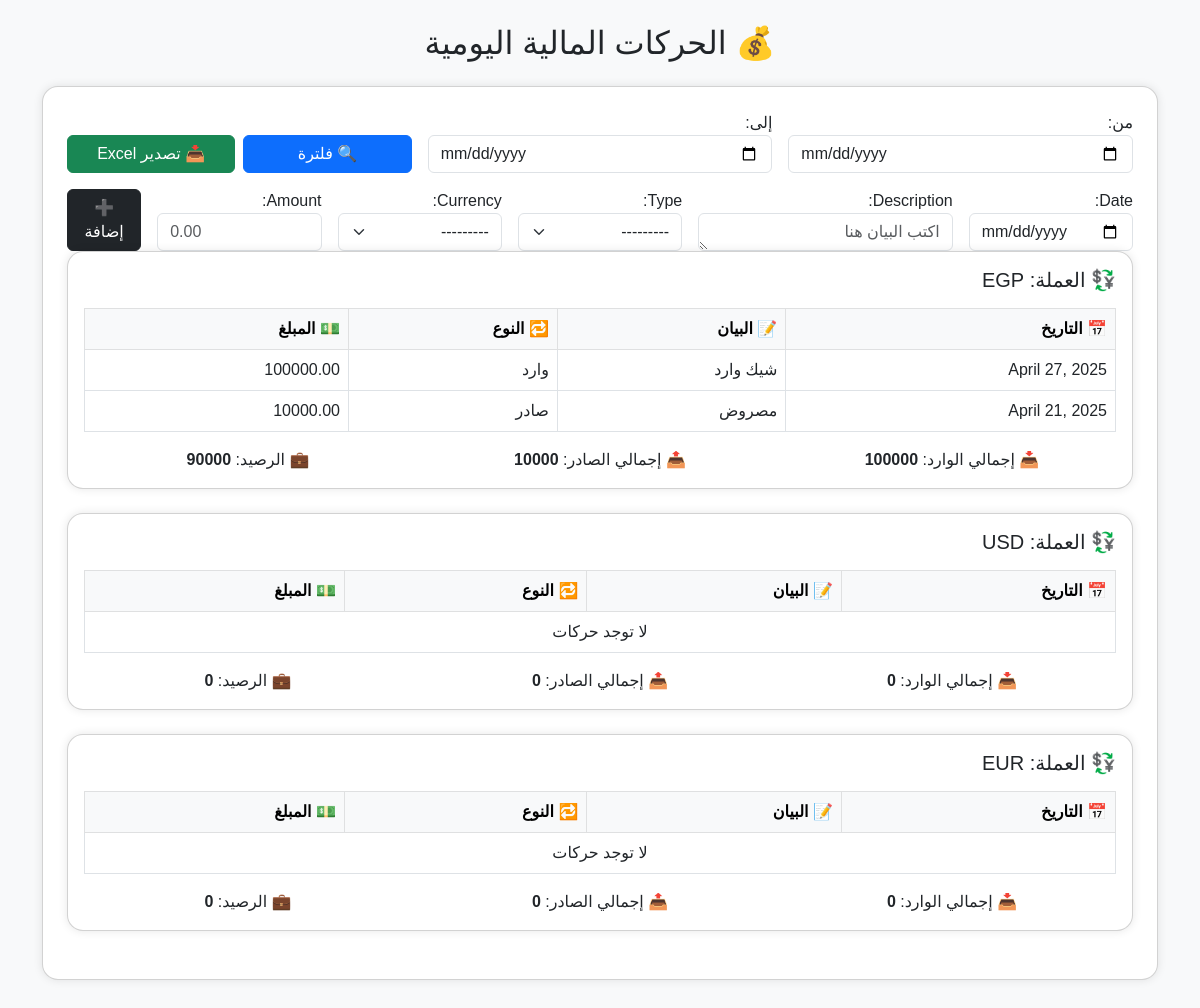
Page /transaction_list on the committed database.
### marine/models.py (models this page shows, shortened)
class Transaction(models.Model):
    date = models.DateField()
    description = models.TextField()
    type = models.CharField(max_length=3, choices=TYPE_CHOICES)
    currency = models.CharField(max_length=3, choices=CURRENCY_CHOICES)
    amount = models.DecimalField(max_digits=12, decimal_places=2)

### marine/views.py (the view)
# urls.py: path('transaction_list', views.transaction_list, name='transaction_list'),
def transaction_list(request):
    form = TransactionForm(request.POST or None)
    if request.method == 'POST' and form.is_valid():
        form.save()
        return redirect('transaction_list')
    transactions = Transaction.objects.all()
    from_date = request.GET.get('from')
    to_date = request.GET.get('to')
    if from_date and to_date:
        transactions = transactions.filter(date__range=[from_date, to_date])
    currencies = ['EGP', 'USD', 'EUR']
    data_by_currency = {}
    for curr in currencies:
        txs = transactions.filter(currency=curr)
        total_in = txs.filter(type='in').aggregate(Sum('amount'))['amount__sum'] or 0
        total_out = txs.filter(type='out').aggregate(Sum('amount'))['amount__sum'] or 0
        balance = total_in - total_out
        data_by_currency[curr] = {
            'transactions': txs,
            'in': total_in,
            'out': total_out,
            'balance': balance
        }
    return render(request, 'transactions.html', {
        'form': form,
        'data_by_currency': data_by_currency,
        'from_date': from_date,
        'to_date': to_date
    })

### marine/forms.py
class TransactionForm(forms.ModelForm):
    class Meta:
        model = Transaction
        fields = ['date', 'description', 'type', 'currency', 'amount']
        widgets = {
            'date': forms.DateInput(attrs={'class': 'form-control', 'type': 'date'}),
            'description': forms.Textarea(attrs={'class': 'form-control', 'rows': 1, 'placeholder': 'اكتب البيان هنا'}),
            'type': forms.Select(attrs={'class': 'form-select'}),
            'currency': forms.Select(attrs={'class': 'form-select'}),
            'amount': forms.NumberInput(attrs={'class': 'form-control', 'placeholder': '0.00'}),
        }

### templates/transactions.html (shortened to what this page needs)
<!DOCTYPE html>
<html lang="ar" dir="rtl">
<head>
    <link href="https://cdn.jsdelivr.net/npm/bootstrap@5.3.0/dist/css/bootstrap.rtl.min.css" rel="stylesheet">
</head>
<body class="container py-4">
    <h2 class="mb-4 text-center">💰 الحركات المالية اليومية</h2>
    <div class="card p-4">
        <form method="get" class="row g-3 mb-3">
            <div class="col-md-4">
                <label>من:</label>
                <input type="date" name="from" class="form-control" value="{{ from_date }}">
            </div>
            <div class="col-md-4">
                <label>إلى:</label>
                <input type="date" name="to" class="form-control" value="{{ to_date }}">
            </div>
            <div class="col-md-4 align-self-end d-flex gap-2">
                <button type="submit" class="btn btn-primary w-50">🔍 فلترة</button>
                <a href="{% url 'export_transactions_excel' %}?from={{ from_date }}&to={{ to_date }}" class="btn btn-success w-50">📥 تصدير Excel</a>
            </div>
        </form>
        <form method="post">
            <div class="row g-3 align-items-end">
                <div class="col-md-2">
                    {{ form.date.label_tag }} {{ form.date }}
                </div>
                <div class="col-md-3">
                    {{ form.description.label_tag }} {{ form.description }}
                </div>
                <div class="col-md-2">
                    {{ form.type.label_tag }} {{ form.type }}
                </div>
                <div class="col-md-2">
                    {{ form.currency.label_tag }} {{ form.currency }}
                </div>
                <div class="col-md-2">
                    {{ form.amount.label_tag }} {{ form.amount }}
                </div>
                <div class="col-md-1 d-grid">
                    <button type="submit" class="btn btn-dark">➕ إضافة</button>
                </div>
            </div>
        </form>
    {% for code, data in data_by_currency.items %}
        <div class="card p-3">
            <h5 class="mb-3">💱 العملة: {{ code }}</h5>
            <table class="table table-bordered table-hover">
                <thead class="table-light">
                    <tr>
                        <th>📅 التاريخ</th>
                        <th>📝 البيان</th>
                        <th>🔁 النوع</th>
                        <th>💵 المبلغ</th>
                    </tr>
                </thead>
                <tbody>
                    {% for tx in data.transactions %}
                        <tr>
                            <td>{{ tx.date }}</td>
                            <td>{{ tx.description }}</td>
                            <td>{{ tx.get_type_display }}</td>
                            <td>{{ tx.amount }}</td>
                        </tr>
                    {% empty %}
                        <tr><td colspan="4" class="text-center">لا توجد حركات</td></tr>
                    {% endfor %}
                </tbody>
            </table>
            <div class="row text-center">
                <div class="col">📥 إجمالي الوارد: <strong>{{ data.in }}</strong></div>
                <div class="col">📤 إجمالي الصادر: <strong>{{ data.out }}</strong></div>
                <div class="col">💼 الرصيد: <strong>{{ data.balance }}</strong></div>
            </div>
        </div>
    {% endfor %}
</body>
</html>

### templates/transactions.html (style rules this page uses)
body { background-color: #f8f9fa; font-family: 'Cairo', sans-serif; }
.card { border-radius: 1rem; box-shadow: 0 0 10px rgba(0,0,0,0.1); margin-bottom: 1.5rem; }
.table th, .table td { vertical-align: middle; }

### rows in the picture
Transaction: date "April 27, 2025", description "شيك وارد", type "وارد", amount "100000.00"
Transaction: date "April 21, 2025", description "مصروض", type "صادر", amount "10000.00"

### other values in the picture
{{ code }} "EGP" "USD" "EUR"
{{ data.in }} "100000" "0" "0"
{{ data.out }} "10000" "0" "0"
{{ data.balance }} "90000" "0" "0"
